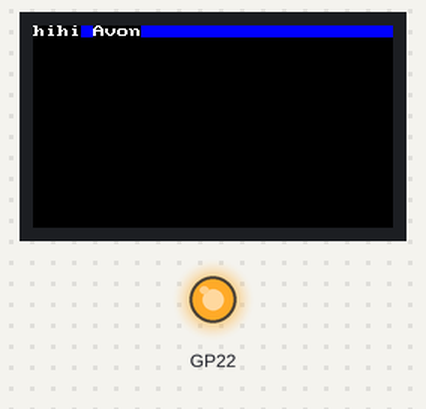
Bench run of a program on a simulated Raspberry Pi Pico running MicroPython. Parts: 240×135 colour display, output pins drawn as LEDs (lit = HIGH). At 4.4 s the program stops and its outputs stay as they are.

Above: at 2.4 s.
At 4.4 s:
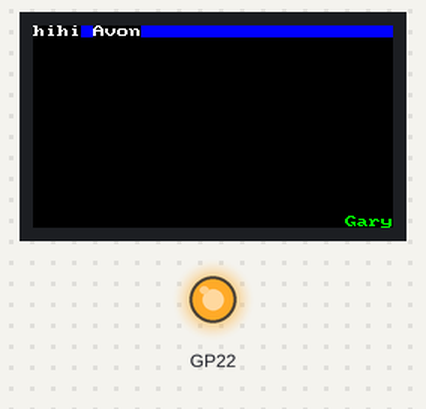
Timing chart, 0 to 5.9 s (numbered marks = the images above):
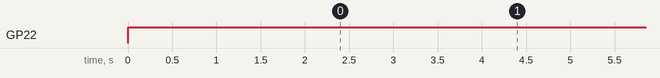

The program:

0_testing.py
```python
import random
import utime
import st7789
import tft_config

# import vga2_bold_16x32 as font
import vga2_8x8 as font

tft = tft_config.config(1)
tft.init()


class st7789_tft:
    @staticmethod
    def tft_terminal_in(font=font, text='', x0=0, y0=0, color=st7789.WHITE, background=st7789.BLACK):
        """
        Display input text on the terminal with automatic line wrapping.
        Args:
            font (module): font module to use.
            text (str): text to write
            x0 (int): starting x coordinate
            y0 (int): starting y coordinate
            color (int): 565 encoded color to use for characters
            background (int): 565 encoded color to use for background
        """
        max_width = tft.width() - x0  # Maximum width of text within display
        max_height = tft.height() - y0  # Maximum height of text within display
        current_x = x0
        current_y = y0
        # Split text into words
        words = text.split()
        for word in words:
            word_width = len(word) * font.WIDTH
            if current_x + word_width > max_width:  # If exceeds the width, move to the next line
                current_x = x0
                current_y += font.HEIGHT
            if current_y + font.HEIGHT > max_height:  # If exceeds the height, stop drawing
                break
            # Draw word
            tft.text(font, word, current_x, current_y, color, background)
            current_x += word_width + font.WIDTH  # Add space between words
        # Fill remaining space with background color
        tft.fill_rect(
            0,
            current_y + font.HEIGHT,
            tft.width(),
            tft.height() - (current_y + font.HEIGHT),
            background,
        )

    @staticmethod
    def tft_signature(font=font, text='Gary', x0=0, y0=0, color=st7789.WHITE, background=st7789.BLACK):
        """
        Display signature text on the terminal.
        Args:
            font (module): font module to use.
            text (str): signature text
            x0 (int): starting x coordinate
            y0 (int): starting y coordinate
            color (int): 565 encoded color to use for characters
            background (int): 565 encoded color to use for background
        """
        signature_x = tft.width() - len(text) * font.WIDTH
        signature_y = tft.height() - font.HEIGHT
        tft.text(font, text, signature_x, signature_y, st7789.GREEN, background)


tft.fill(st7789.BLUE)
utime.sleep(2)
st7789_tft.tft_terminal_in(text='hihi Avon')
utime.sleep(2)
st7789_tft.tft_signature()
```

tft_config.py
```python
"""TTGO T-Display RP2040 display"""

from machine import Pin, SPI
from time import sleep
import st7789

TFA = 40  # top free area when scrolling
BFA = 40  # bottom free area when scrolling


def config(rotation=0, buffer_size=0, options=0):

    Pin(22, Pin.OUT, value=1)

    spi = SPI(
        0,
        baudrate=62500000,
        polarity=1,
        phase=0,
        sck=Pin(2, Pin.OUT),
        mosi=Pin(3, Pin.OUT),
        miso=None,
    )
    # if there are color error, change the setting of RGB to BGR or toggle
    return st7789.ST7789(
        spi,
        135,
        240,
        cs=Pin(5, Pin.OUT),
        dc=Pin(1, Pin.OUT),
        backlight=Pin(4, Pin.OUT),
        color_order=st7789.RGB,
        rotation=rotation,
        options=options,
        buffer_size=buffer_size,
    )
```

vga2_8x8.py
```python
"""converted from vga_8x8.bin """
WIDTH = 8
HEIGHT = 8
FIRST = 0x00
LAST = 0xff
_FONT =\
b'\x00\x00\x00\x00\x00\x00\x00\x00'\
b'\x7e\x81\xa5\x81\xbd\x99\x81\x7e'\
b'\x7e\xff\xdb\xff\xc3\xe7\xff\x7e'\
b'\x6c\xfe\xfe\xfe\x7c\x38\x10\x00'\
b'\x10\x38\x7c\xfe\x7c\x38\x10\x00'\
b'\x38\x7c\x38\xfe\xfe\xd6\x10\x38'\
b'\x10\x38\x7c\xfe\xfe\x7c\x10\x38'\
b'\x00\x00\x18\x3c\x3c\x18\x00\x00'\
b'\xff\xff\xe7\xc3\xc3\xe7\xff\xff'\
b'\x00\x3c\x66\x42\x42\x66\x3c\x00'\
b'\xff\xc3\x99\xbd\xbd\x99\xc3\xff'\
b'\x0f\x07\x0f\x7d\xcc\xcc\xcc\x78'\
b'\x3c\x66\x66\x66\x3c\x18\x7e\x18'\
b'\x3f\x33\x3f\x30\x30\x70\xf0\xe0'\
b'\x7f\x63\x7f\x63\x63\x67\xe6\xc0'\
b'\x18\xdb\x3c\xe7\xe7\x3c\xdb\x18'\
b'\x80\xe0\xf8\xfe\xf8\xe0\x80\x00'\
b'\x02\x0e\x3e\xfe\x3e\x0e\x02\x00'\
b'\x18\x3c\x7e\x18\x18\x7e\x3c\x18'\
b'\x66\x66\x66\x66\x66\x00\x66\x00'\
b'\x7f\xdb\xdb\x7b\x1b\x1b\x1b\x00'\
b'\x3e\x61\x3c\x66\x66\x3c\x86\x7c'\
b'\x00\x00\x00\x00\x7e\x7e\x7e\x00'\
b'\x18\x3c\x7e\x18\x7e\x3c\x18\xff'\
b'\x18\x3c\x7e\x18\x18\x18\x18\x00'\
b'\x18\x18\x18\x18\x7e\x3c\x18\x00'\
b'\x00\x18\x0c\xfe\x0c\x18\x00\x00'\
b'\x00\x30\x60\xfe\x60\x30\x00\x00'\
b'\x00\x00\xc0\xc0\xc0\xfe\x00\x00'\
b'\x00\x24\x66\xff\x66\x24\x00\x00'\
b'\x00\x18\x3c\x7e\xff\xff\x00\x00'\
b'\x00\xff\xff\x7e\x3c\x18\x00\x00'\
b'\x00\x00\x00\x00\x00\x00\x00\x00'\
b'\x18\x3c\x3c\x18\x18\x00\x18\x00'\
b'\x66\x66\x24\x00\x00\x00\x00\x00'\
b'\x6c\x6c\xfe\x6c\xfe\x6c\x6c\x00'\
b'\x18\x3e\x60\x3c\x06\x7c\x18\x00'\
b'\x00\xc6\xcc\x18\x30\x66\xc6\x00'\
b'\x38\x6c\x38\x76\xdc\xcc\x76\x00'\
b'\x18\x18\x30\x00\x00\x00\x00\x00'\
b'\x0c\x18\x30\x30\x30\x18\x0c\x00'\
b'\x30\x18\x0c\x0c\x0c\x18\x30\x00'\
b'\x00\x66\x3c\xff\x3c\x66\x00\x00'\
b'\x00\x18\x18\x7e\x18\x18\x00\x00'\
b'\x00\x00\x00\x00\x00\x18\x18\x30'\
b'\x00\x00\x00\x7e\x00\x00\x00\x00'\
b'\x00\x00\x00\x00\x00\x18\x18\x00'\
b'\x06\x0c\x18\x30\x60\xc0\x80\x00'\
b'\x38\x6c\xc6\xd6\xc6\x6c\x38\x00'\
b'\x18\x38\x18\x18\x18\x18\x7e\x00'\
b'\x7c\xc6\x06\x1c\x30\x66\xfe\x00'\
b'\x7c\xc6\x06\x3c\x06\xc6\x7c\x00'\
b'\x1c\x3c\x6c\xcc\xfe\x0c\x1e\x00'\
b'\xfe\xc0\xc0\xfc\x06\xc6\x7c\x00'\
b'\x38\x60\xc0\xfc\xc6\xc6\x7c\x00'\
b'\xfe\xc6\x0c\x18\x30\x30\x30\x00'\
b'\x7c\xc6\xc6\x7c\xc6\xc6\x7c\x00'\
b'\x7c\xc6\xc6\x7e\x06\x0c\x78\x00'\
b'\x00\x18\x18\x00\x00\x18\x18\x00'\
b'\x00\x18\x18\x00\x00\x18\x18\x30'\
b'\x06\x0c\x18\x30\x18\x0c\x06\x00'\
b'\x00\x00\x7e\x00\x00\x7e\x00\x00'\
b'\x60\x30\x18\x0c\x18\x30\x60\x00'\
b'\x7c\xc6\x0c\x18\x18\x00\x18\x00'\
b'\x7c\xc6\xde\xde\xde\xc0\x78\x00'\
b'\x38\x6c\xc6\xfe\xc6\xc6\xc6\x00'\
b'\xfc\x66\x66\x7c\x66\x66\xfc\x00'\
b'\x3c\x66\xc0\xc0\xc0\x66\x3c\x00'\
b'\xf8\x6c\x66\x66\x66\x6c\xf8\x00'\
b'\xfe\x62\x68\x78\x68\x62\xfe\x00'\
b'\xfe\x62\x68\x78\x68\x60\xf0\x00'\
b'\x3c\x66\xc0\xc0\xce\x66\x3a\x00'\
b'\xc6\xc6\xc6\xfe\xc6\xc6\xc6\x00'\
b'\x3c\x18\x18\x18\x18\x18\x3c\x00'\
b'\x1e\x0c\x0c\x0c\xcc\xcc\x78\x00'\
b'\xe6\x66\x6c\x78\x6c\x66\xe6\x00'\
b'\xf0\x60\x60\x60\x62\x66\xfe\x00'\
b'\xc6\xee\xfe\xfe\xd6\xc6\xc6\x00'\
b'\xc6\xe6\xf6\xde\xce\xc6\xc6\x00'\
b'\x7c\xc6\xc6\xc6\xc6\xc6\x7c\x00'\
b'\xfc\x66\x66\x7c\x60\x60\xf0\x00'\
b'\x7c\xc6\xc6\xc6\xc6\xce\x7c\x0e'\
b'\xfc\x66\x66\x7c\x6c\x66\xe6\x00'\
b'\x3c\x66\x30\x18\x0c\x66\x3c\x00'\
b'\x7e\x7e\x5a\x18\x18\x18\x3c\x00'\
b'\xc6\xc6\xc6\xc6\xc6\xc6\x7c\x00'\
b'\xc6\xc6\xc6\xc6\xc6\x6c\x38\x00'\
b'\xc6\xc6\xc6\xd6\xd6\xfe\x6c\x00'\
b'\xc6\xc6\x6c\x38\x6c\xc6\xc6\x00'\
b'\x66\x66\x66\x3c\x18\x18\x3c\x00'\
b'\xfe\xc6\x8c\x18\x32\x66\xfe\x00'\
b'\x3c\x30\x30\x30\x30\x30\x3c\x00'\
b'\xc0\x60\x30\x18\x0c\x06\x02\x00'\
b'\x3c\x0c\x0c\x0c\x0c\x0c\x3c\x00'\
b'\x10\x38\x6c\xc6\x00\x00\x00\x00'\
b'\x00\x00\x00\x00\x00\x00\x00\xff'\
b'\x30\x18\x0c\x00\x00\x00\x00\x00'\
b'\x00\x00\x78\x0c\x7c\xcc\x76\x00'\
b'\xe0\x60\x7c\x66\x66\x66\xdc\x00'\
b'\x00\x00\x7c\xc6\xc0\xc6\x7c\x00'\
b'\x1c\x0c\x7c\xcc\xcc\xcc\x76\x00'\
b'\x00\x00\x7c\xc6\xfe\xc0\x7c\x00'\
b'\x3c\x66\x60\xf8\x60\x60\xf0\x00'\
b'\x00\x00\x76\xcc\xcc\x7c\x0c\xf8'\
b'\xe0\x60\x6c\x76\x66\x66\xe6\x00'\
b'\x18\x00\x38\x18\x18\x18\x3c\x00'\
b'\x06\x00\x06\x06\x06\x66\x66\x3c'\
b'\xe0\x60\x66\x6c\x78\x6c\xe6\x00'\
b'\x38\x18\x18\x18\x18\x18\x3c\x00'\
b'\x00\x00\xec\xfe\xd6\xd6\xd6\x00'\
b'\x00\x00\xdc\x66\x66\x66\x66\x00'\
b'\x00\x00\x7c\xc6\xc6\xc6\x7c\x00'\
b'\x00\x00\xdc\x66\x66\x7c\x60\xf0'\
b'\x00\x00\x76\xcc\xcc\x7c\x0c\x1e'\
b'\x00\x00\xdc\x76\x60\x60\xf0\x00'\
b'\x00\x00\x7e\xc0\x7c\x06\xfc\x00'\
b'\x30\x30\xfc\x30\x30\x36\x1c\x00'\
b'\x00\x00\xcc\xcc\xcc\xcc\x76\x00'\
b'\x00\x00\xc6\xc6\xc6\x6c\x38\x00'\
b'\x00\x00\xc6\xd6\xd6\xfe\x6c\x00'\
b'\x00\x00\xc6\x6c\x38\x6c\xc6\x00'\
b'\x00\x00\xc6\xc6\xc6\x7e\x06\xfc'\
b'\x00\x00\x7e\x4c\x18\x32\x7e\x00'\
b'\x0e\x18\x18\x70\x18\x18\x0e\x00'\
b'\x18\x18\x18\x18\x18\x18\x18\x00'\
b'\x70\x18\x18\x0e\x18\x18\x70\x00'\
b'\x76\xdc\x00\x00\x00\x00\x00\x00'\
b'\x00\x10\x38\x6c\xc6\xc6\xfe\x00'\
b'\x7c\xc6\xc0\xc0\xc6\x7c\x0c\x78'\
b'\xcc\x00\xcc\xcc\xcc\xcc\x76\x00'\
b'\x0c\x18\x7c\xc6\xfe\xc0\x7c\x00'\
b'\x7c\x82\x78\x0c\x7c\xcc\x76\x00'\
b'\xc6\x00\x78\x0c\x7c\xcc\x76\x00'\
b'\x30\x18\x78\x0c\x7c\xcc\x76\x00'\
b'\x30\x30\x78\x0c\x7c\xcc\x76\x00'\
b'\x00\x00\x7e\xc0\xc0\x7e\x0c\x38'\
b'\x7c\x82\x7c\xc6\xfe\xc0\x7c\x00'\
b'\xc6\x00\x7c\xc6\xfe\xc0\x7c\x00'\
b'\x30\x18\x7c\xc6\xfe\xc0\x7c\x00'\
b'\x66\x00\x38\x18\x18\x18\x3c\x00'\
b'\x7c\x82\x38\x18\x18\x18\x3c\x00'\
b'\x30\x18\x00\x38\x18\x18\x3c\x00'\
b'\xc6\x38\x6c\xc6\xfe\xc6\xc6\x00'\
b'\x38\x6c\x7c\xc6\xfe\xc6\xc6\x00'\
b'\x18\x30\xfe\xc0\xf8\xc0\xfe\x00'\
b'\x00\x00\x7e\x18\x7e\xd8\x7e\x00'\
b'\x3e\x6c\xcc\xfe\xcc\xcc\xce\x00'\
b'\x7c\x82\x7c\xc6\xc6\xc6\x7c\x00'\
b'\xc6\x00\x7c\xc6\xc6\xc6\x7c\x00'\
b'\x30\x18\x7c\xc6\xc6\xc6\x7c\x00'\
b'\x78\x84\x00\xcc\xcc\xcc\x76\x00'\
b'\x60\x30\xcc\xcc\xcc\xcc\x76\x00'\
b'\xc6\x00\xc6\xc6\xc6\x7e\x06\xfc'\
b'\xc6\x38\x6c\xc6\xc6\x6c\x38\x00'\
b'\xc6\x00\xc6\xc6\xc6\xc6\x7c\x00'\
b'\x18\x18\x7e\xc0\xc0\x7e\x18\x18'\
b'\x38\x6c\x64\xf0\x60\x66\xfc\x00'\
b'\x66\x66\x3c\x7e\x18\x7e\x18\x18'\
b'\xf8\xcc\xcc\xfa\xc6\xcf\xc6\xc7'\
b'\x0e\x1b\x18\x3c\x18\xd8\x70\x00'\
b'\x18\x30\x78\x0c\x7c\xcc\x76\x00'\
b'\x0c\x18\x00\x38\x18\x18\x3c\x00'\
b'\x0c\x18\x7c\xc6\xc6\xc6\x7c\x00'\
b'\x18\x30\xcc\xcc\xcc\xcc\x76\x00'\
b'\x76\xdc\x00\xdc\x66\x66\x66\x00'\
b'\x76\xdc\x00\xe6\xf6\xde\xce\x00'\
b'\x3c\x6c\x6c\x3e\x00\x7e\x00\x00'\
b'\x38\x6c\x6c\x38\x00\x7c\x00\x00'\
b'\x18\x00\x18\x18\x30\x63\x3e\x00'\
b'\x00\x00\x00\xfe\xc0\xc0\x00\x00'\
b'\x00\x00\x00\xfe\x06\x06\x00\x00'\
b'\x63\xe6\x6c\x7e\x33\x66\xcc\x0f'\
b'\x63\xe6\x6c\x7a\x36\x6a\xdf\x06'\
b'\x18\x00\x18\x18\x3c\x3c\x18\x00'\
b'\x00\x33\x66\xcc\x66\x33\x00\x00'\
b'\x00\xcc\x66\x33\x66\xcc\x00\x00'\
b'\x22\x88\x22\x88\x22\x88\x22\x88'\
b'\x55\xaa\x55\xaa\x55\xaa\x55\xaa'\
b'\x77\xdd\x77\xdd\x77\xdd\x77\xdd'\
b'\x18\x18\x18\x18\x18\x18\x18\x18'\
b'\x18\x18\x18\x18\xf8\x18\x18\x18'\
b'\x18\x18\xf8\x18\xf8\x18\x18\x18'\
b'\x36\x36\x36\x36\xf6\x36\x36\x36'\
b'\x00\x00\x00\x00\xfe\x36\x36\x36'\
b'\x00\x00\xf8\x18\xf8\x18\x18\x18'\
b'\x36\x36\xf6\x06\xf6\x36\x36\x36'\
b'\x36\x36\x36\x36\x36\x36\x36\x36'\
b'\x00\x00\xfe\x06\xf6\x36\x36\x36'\
b'\x36\x36\xf6\x06\xfe\x00\x00\x00'\
b'\x36\x36\x36\x36\xfe\x00\x00\x00'\
b'\x18\x18\xf8\x18\xf8\x00\x00\x00'\
b'\x00\x00\x00\x00\xf8\x18\x18\x18'\
b'\x18\x18\x18\x18\x1f\x00\x00\x00'\
b'\x18\x18\x18\x18\xff\x00\x00\x00'\
b'\x00\x00\x00\x00\xff\x18\x18\x18'\
b'\x18\x18\x18\x18\x1f\x18\x18\x18'\
b'\x00\x00\x00\x00\xff\x00\x00\x00'\
b'\x18\x18\x18\x18\xff\x18\x18\x18'\
b'\x18\x18\x1f\x18\x1f\x18\x18\x18'\
b'\x36\x36\x36\x36\x37\x36\x36\x36'\
b'\x36\x36\x37\x30\x3f\x00\x00\x00'\
b'\x00\x00\x3f\x30\x37\x36\x36\x36'\
b'\x36\x36\xf7\x00\xff\x00\x00\x00'\
b'\x00\x00\xff\x00\xf7\x36\x36\x36'\
b'\x36\x36\x37\x30\x37\x36\x36\x36'\
b'\x00\x00\xff\x00\xff\x00\x00\x00'\
b'\x36\x36\xf7\x00\xf7\x36\x36\x36'\
b'\x18\x18\xff\x00\xff\x00\x00\x00'\
b'\x36\x36\x36\x36\xff\x00\x00\x00'\
b'\x00\x00\xff\x00\xff\x18\x18\x18'\
b'\x00\x00\x00\x00\xff\x36\x36\x36'\
b'\x36\x36\x36\x36\x3f\x00\x00\x00'\
b'\x18\x18\x1f\x18\x1f\x00\x00\x00'\
b'\x00\x00\x1f\x18\x1f\x18\x18\x18'\
b'\x00\x00\x00\x00\x3f\x36\x36\x36'\
b'\x36\x36\x36\x36\xff\x36\x36\x36'\
b'\x18\x18\xff\x18\xff\x18\x18\x18'\
b'\x18\x18\x18\x18\xf8\x00\x00\x00'\
b'\x00\x00\x00\x00\x1f\x18\x18\x18'\
b'\xff\xff\xff\xff\xff\xff\xff\xff'\
b'\x00\x00\x00\x00\xff\xff\xff\xff'\
b'\xf0\xf0\xf0\xf0\xf0\xf0\xf0\xf0'\
b'\x0f\x0f\x0f\x0f\x0f\x0f\x0f\x0f'\
b'\xff\xff\xff\xff\x00\x00\x00\x00'\
b'\x00\x00\x76\xdc\xc8\xdc\x76\x00'\
b'\x78\xcc\xcc\xd8\xcc\xc6\xcc\x00'\
b'\xfe\xc6\xc0\xc0\xc0\xc0\xc0\x00'\
b'\x00\x00\xfe\x6c\x6c\x6c\x6c\x00'\
b'\xfe\xc6\x60\x30\x60\xc6\xfe\x00'\
b'\x00\x00\x7e\xd8\xd8\xd8\x70\x00'\
b'\x00\x00\x66\x66\x66\x66\x7c\xc0'\
b'\x00\x76\xdc\x18\x18\x18\x18\x00'\
b'\x7e\x18\x3c\x66\x66\x3c\x18\x7e'\
b'\x38\x6c\xc6\xfe\xc6\x6c\x38\x00'\
b'\x38\x6c\xc6\xc6\x6c\x6c\xee\x00'\
b'\x0e\x18\x0c\x3e\x66\x66\x3c\x00'\
b'\x00\x00\x7e\xdb\xdb\x7e\x00\x00'\
b'\x06\x0c\x7e\xdb\xdb\x7e\x60\xc0'\
b'\x1e\x30\x60\x7e\x60\x30\x1e\x00'\
b'\x00\x7c\xc6\xc6\xc6\xc6\xc6\x00'\
b'\x00\xfe\x00\xfe\x00\xfe\x00\x00'\
b'\x18\x18\x7e\x18\x18\x00\x7e\x00'\
b'\x30\x18\x0c\x18\x30\x00\x7e\x00'\
b'\x0c\x18\x30\x18\x0c\x00\x7e\x00'\
b'\x0e\x1b\x1b\x18\x18\x18\x18\x18'\
b'\x18\x18\x18\x18\x18\xd8\xd8\x70'\
b'\x00\x18\x00\x7e\x00\x18\x00\x00'\
b'\x00\x76\xdc\x00\x76\xdc\x00\x00'\
b'\x38\x6c\x6c\x38\x00\x00\x00\x00'\
b'\x00\x00\x00\x18\x18\x00\x00\x00'\
b'\x00\x00\x00\x18\x00\x00\x00\x00'\
b'\x0f\x0c\x0c\x0c\xec\x6c\x3c\x1c'\
b'\x6c\x36\x36\x36\x36\x00\x00\x00'\
b'\x78\x0c\x18\x30\x7c\x00\x00\x00'\
b'\x00\x00\x3c\x3c\x3c\x3c\x00\x00'\
b'\x00\x00\x00\x00\x00\x00\x00\x00'\

FONT = memoryview(_FONT)
```

Measured:
- by itself, GP22: LOW → HIGH at 0.00 s
- what the display in image 0 shows lasts 2.0 s, from 2.4 s to 4.4 s
